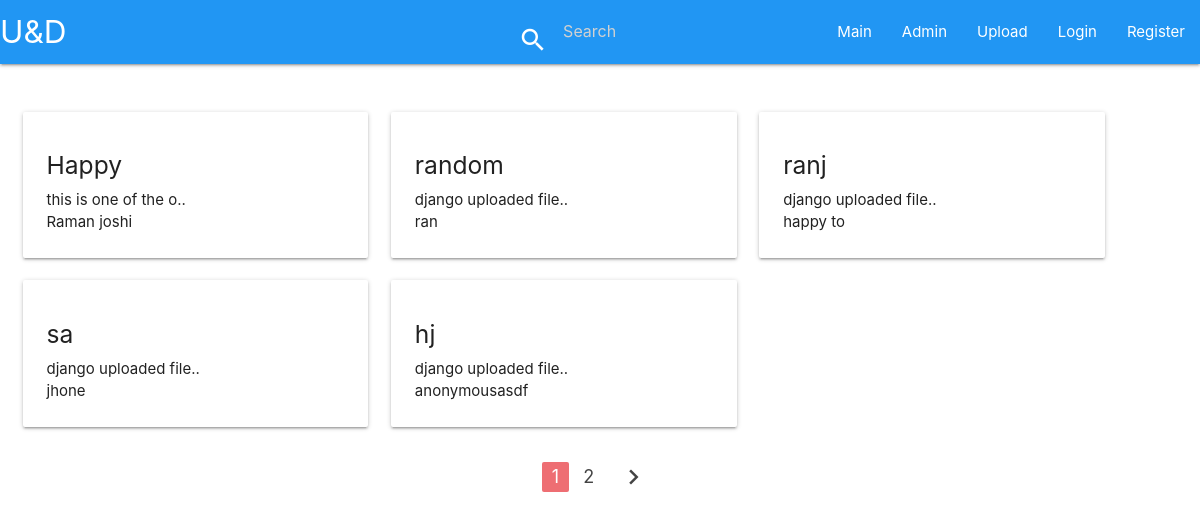
The page / on the database its author committed.
### updown/models.py (models this page shows, shortened)
class book(models.Model):
    name=models.CharField(max_length=30)
    auther=models.CharField(max_length=30,default="anonymous")
    discribe=models.TextField(default="django uploaded file")
    file=models.FileField(upload_to='')

### updown/views.py (the view)
# urls.py: path('',views.index,name='index'),
def index(request):
    shelf=book.objects.all()
    paginator=Paginator(shelf,5)
    page=request.GET.get('page')
    shelf=paginator.get_page(page)
    return render(request,'index.html',{'shelf':shelf})

### templates/index.html (shortened to what this page needs)
{% load static %}
<!DOCTYPE html>
<html lang="en">
<head>
    <link rel="stylesheet" href="https://cdnjs.cloudflare.com/ajax/libs/materialize/1.0.0/css/materialize.min.css">
</head>
<body>
    <nav>
        <div class="nav-wrapper blue">
            <a href="/" class="brand-logo">U&D</a>
            <ul id="nav-mobile" class="right hide-on-med-and-down">
                <li>
                    <form action="/search" method="GET">{% csrf_token %}
                        <div class="row">
                            <div class="col s12">
                                <div class="row">
                                    <div class="input-field col s12">
                                        <i class="material-icons prefix">search</i>
                                        <input type="text" class="autocomplete" name="search" id="autocomplete-input" placeholder="Search" />
                                    </div>
                                </div>
                            </div>
                        </div>
                    </form>
                </li>
                <li><a href="/">Main</a></li>
                <li><a href="/admin">Admin</a></li>
                <li><a href="/upload">Upload</a></li>
                {% if user.is_authenticated%}
                <li> Hello {{user.first_name}}.. </li>
                <li><i class="material-icons prefix"><a href='/logout'>logout</a></i></li>
                {% else %}
                <li><a href="/login">Login</a></li>
                <li><a href="/register">Register</a></li>
                {% endif %}
            </ul>
        </div>
    </nav>
    {% block content %}
    <div class="row">
        <div class="col">
            {% for book in shelf %}
            <div class="col s12 m4">
                <div class="card">
                    <div class="card-content">
                        <h5>{{book.name}}</h5>
                        <p>{{book.discribe|slice:":20"}}..</p>
                        <p>{{book.auther}}</p>
                    </div>
                </div>
            </div>
            {% endfor %}
        </div>
    </div>
    {% endblock %} {% block body %} {% endblock body %}
</body>
<footer>
    <center>
        <ul class="pagination">
             {% for num in shelf.paginator.page_range %} {% if shelf.number == num %}
            <li class="active"><a href="">{{num}}</a></li>
            {% else%}
            <li class="waves-effect">
                <a href="?page={{num}}">{{num}}</a></li>
            {% endif%} {% endfor %} {% if shelf.has_next %}
            <li class=" waves-effect "><a href="?page={{shelf.next_page_number}} "><i
                        class="material-icons ">chevron_right</i></a></li>
            {% endif %}
        </ul>
    </center>
</footer>
</html>

### rows shown on the page
book: name "Happy", discribe "this is one of the o", auther "Raman joshi"
book: name "random", discribe "django uploaded file", auther "ran"
book: name "ranj", discribe "django uploaded file", auther "happy to"
book: name "sa", discribe "django uploaded file", auther "jhone"
book: name "hj", discribe "django uploaded file", auther "anonymousasdf"

### other values the page prints
{{ num }} "1"
{{ num }} "2"
